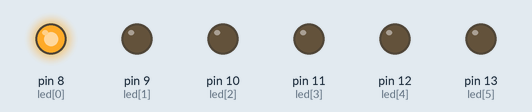
Simulated run of this sketch. Board: Arduino Uno, built with avr-gcc and run on an emulated ATmega328P. On the bench: output pins drawn as LEDs (lit = HIGH).

Above: at 0.5 s.
At 4.5 s:
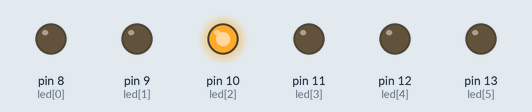
At 6.5 s:
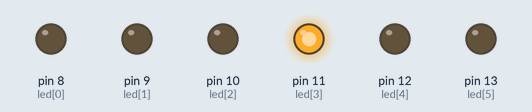
At 7.5 s:
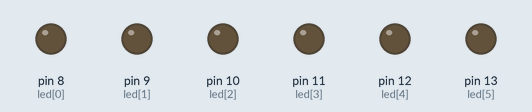
At 10.5 s:
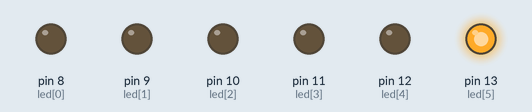
At 14.5 s:
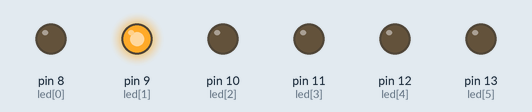
Timing chart, 0 to 15.6 s (numbered marks = the images above):
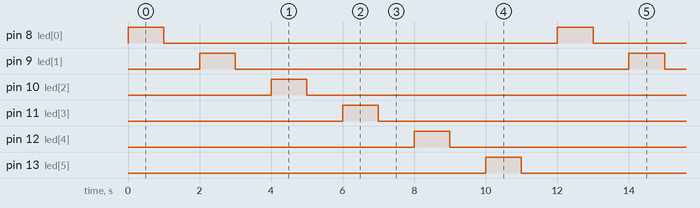

The sketch:

Test6PinsOut.ino
```cpp
// (licence header left out)
// Plug six pins into this array to be tested.
int led[6] = {8, 9, 10, 11, 12, 13};

// Configure the pins for the light show.
void setup() {
  for (int i=0; i<6; i++) {
    // Initialize the digital pin as OUTPUT.
    pinMode(led[i], OUTPUT);
  }
}

// Testing 1, 2, 3...
void loop() {
  for (int i=0; i<6; i++) {
    digitalWrite(led[i], HIGH);   // Turn the LED on (voltage HIGH),
    delay(1000);                  // wait for a second (literally),
    digitalWrite(led[i], LOW);    // turn the LED off by taking the voltage LOW,
    delay(1000);                  // & wait for a second to conclude the loop.
  }
}
```

Measured:
- by itself, pin 8 (led[0]), pin 9 (led[1]), pin 10 (led[2]), pin 11 (led[3]), pin 12 (led[4]), pin 13 (led[5]): alternates HIGH for 1.0 s and LOW for 11.0 s
- by itself, everything shown: repeats every 12.0 s, in 12 steps
